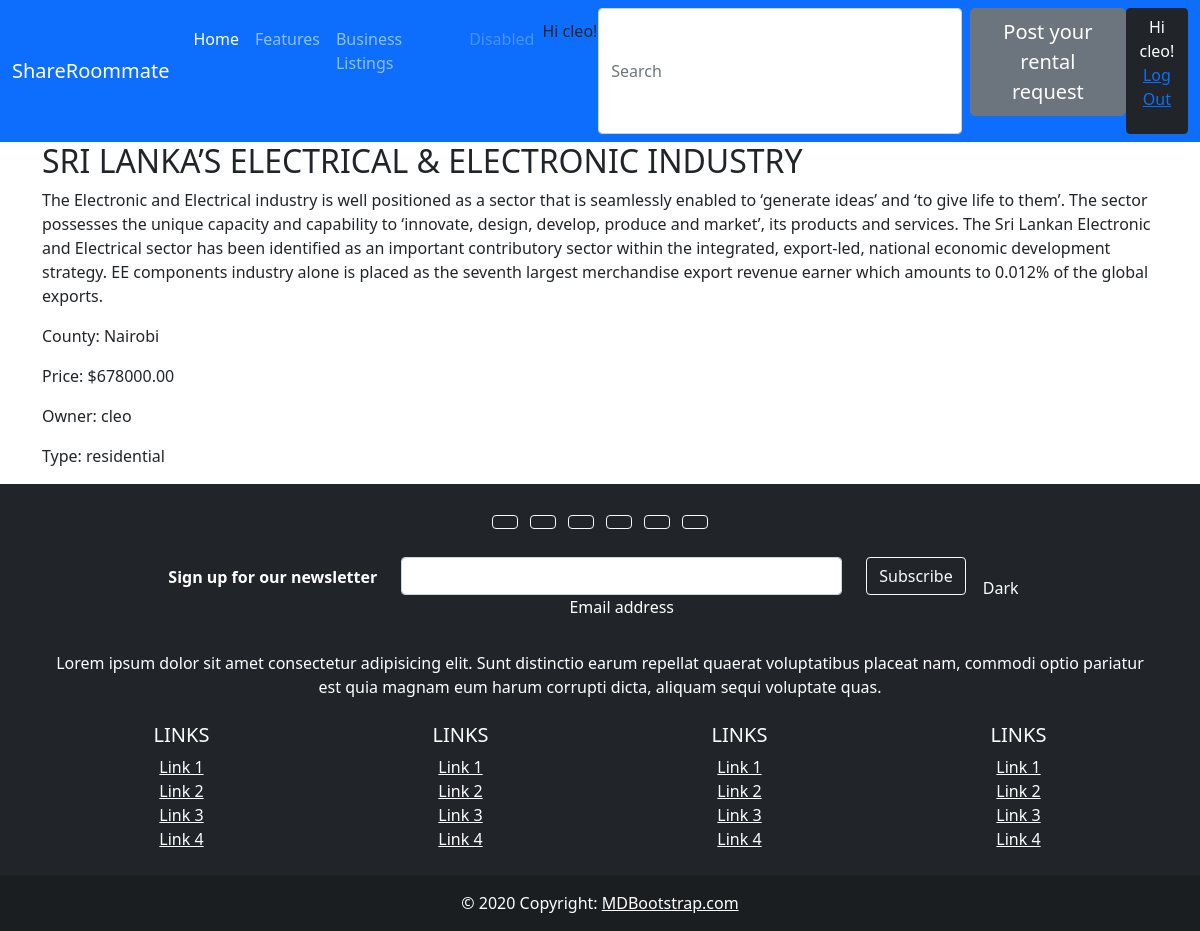
Page /read_more/2/ (signed in) on the committed database.
### listings/models.py (models this page shows, shortened)
class Item(models.Model):
    BUSINESS = 'business'
    RESIDENTIAL = 'residential'
    LISTING_CHOICES = [
        (BUSINESS, 'Business'),
        (RESIDENTIAL, 'Residential'),
    ]
    COUNTY_CHOICES = [
        ('Nairobi', 'Nairobi'),
        ('Mombasa', 'Mombasa'),
    ]
    title = models.CharField(max_length=255)
    county = models.CharField(max_length=50, choices=COUNTY_CHOICES)  # Up
    type = models.CharField(max_length=20, choices=LISTING_CHOICES,default=RESIDENTIAL)
    description = models.TextField()
    price = models.DecimalField(max_digits=10, decimal_places=2)
    created_at = models.DateTimeField(auto_now_add=True)
    updated_at = models.DateTimeField(auto_now=True)
    owner = models.ForeignKey(User, on_delete=models.CASCADE)
    approved = models.BooleanField(default=False)  # New field

### listings/views.py (the view)
# urls.py: path('read_more/<int:pk>/', read_more, name='read_more'),  # New URL pattern
def read_more(request, pk):
    item = get_object_or_404(Item, pk=pk)
    if request.user.is_authenticated:
     return render(request, 'listings/read_more.html', {'item': item})
    else:
        return redirect('login')  # You need to import redirect from django.shortcuts

### listings/templates/listings/read_more.html
{% extends "base.html" %}
{% block content %}
<h2>{{ item.title }}</h2>
<p>{{ item.description }}</p>
<p>County: {{ item.county }}</p>
<p>Price: ${{ item.price }}</p>
<p>Owner: {{ item.owner.username }}</p>
<p>Type: {{ item.type }}</p>
{%endblock%}

### Templates/base.html (shortened to what this page needs)
<!doctype html>
<html lang="en">
<head>
    <link href="https://cdn.jsdelivr.net/npm/bootstrap@5.0.2/dist/css/bootstrap.min.css" rel="stylesheet"
>
</head>
<body>
<nav class="navbar navbar-expand-lg navbar-dark bg-primary">
  <div class="container-fluid">
    <a class="navbar-brand" href="http://127.0.0.1:8000/">ShareRoommate</a>
    <div class="collapse navbar-collapse" id="navbarNav">
      <ul class="navbar-nav">
        <li class="nav-item">
          <a class="nav-link active" aria-current="page" href="#">Home</a>
        </li>
        <li class="nav-item">
          <a class="nav-link" href="#">Features</a>
        </li>
        <li class="nav-item">
          <a class="nav-link" href="{% url 'business_items' %}">Business Listings</a>
        </li>
        <li class="nav-item">
          <a class="nav-link disabled" href="#" tabindex="-1" aria-disabled="true">Disabled</a>
        </li>
        <li>
           <p> {% if user.is_authenticated %}
  Hi {{ user.username }}!
<p><a href="{% url 'logout' %}">Log Out</a></p>
{% else %}
  <p>You are not logged in</p>
  <a href="{% url 'login' %}">Log In</a>
                    <a href="{% url 'register' %}">Register</a>
{% endif %}
                    </p>
        </li>
      </ul>
       <form class="d-flex ms-auto order-5">
          <input class="form-control me-2" type="search" placeholder="Search" aria-label="Search">
         <a href="{% url 'post_item' %}"><button type="button"  class="btn btn-secondary btn-lg" >Post your rental request</button></a>
         <button type="button" class="btn btn-dark">{% if user.is_authenticated %}
  Hi {{ user.username }}!
<p><a href="{% url 'logout' %}">Log Out</a></p>
{% else %}
  <p>You are not logged in</p>
  <a href="{% url 'login' %}">Log In</a>
                    <a href="{% url 'register' %}">Register</a>
{% endif %}</button>
       </form>
    </div>
  </div>
</nav>
<div class="container">
 {% block content %}
{% endblock %}
</div>
<footer class="bg-dark text-center text-white">
  <div class="container p-4">
    <section class="mb-4">
      <a class="btn btn-outline-light btn-floating m-1" href="#!" role="button"
        ></a>
      <a class="btn btn-outline-light btn-floating m-1" href="#!" role="button"
        ></a>
      <a class="btn btn-outline-light btn-floating m-1" href="#!" role="button"
        ></a>
      <a class="btn btn-outline-light btn-floating m-1" href="#!" role="button"
        ></a>
      <a class="btn btn-outline-light btn-floating m-1" href="#!" role="button"
        ></a>
      <a class="btn btn-outline-light btn-floating m-1" href="#!" role="button"
        ></a>
    </section>
    <section class="">
      <form action="">
        <div class="row d-flex justify-content-center">
          <div class="col-auto">
            <p class="pt-2">
              <strong>Sign up for our newsletter</strong>
            </p>
          </div>
          <div class="col-md-5 col-12">
            <div class="form-outline form-white mb-4">
              <input type="email" id="form5Example21" class="form-control" />
              <label class="form-label" for="form5Example21">Email address</label>
            </div>
          </div>
          <div class="col-auto">
            <button type="submit" class="btn btn-outline-light mb-4">
              Subscribe
            </button>
            <button type="button" class="btn btn-dark">Dark</button>
          </div>
        </div>
      </form>
    </section>
    <section class="mb-4">
      <p>
        Lorem ipsum dolor sit amet consectetur adipisicing elit. Sunt distinctio earum
        repellat quaerat voluptatibus placeat nam, commodi optio pariatur est quia magnam
        eum harum corrupti dicta, aliquam sequi voluptate quas.
      </p>
    </section>
    <section class="">
      <div class="row">
        <div class="col-lg-3 col-md-6 mb-4 mb-md-0">
          <h5 class="text-uppercase">Links</h5>
          <ul class="list-unstyled mb-0">
            <li>
              <a href="#!" class="text-white">Link 1</a>
            </li>
            <li>
              <a href="#!" class="text-white">Link 2</a>
            </li>
            <li>
              <a href="#!" class="text-white">Link 3</a>
            </li>
            <li>
              <a href="#!" class="text-white">Link 4</a>
            </li>
          </ul>
        </div>
        <div class="col-lg-3 col-md-6 mb-4 mb-md-0">
          <h5 class="text-uppercase">Links</h5>
          <ul class="list-unstyled mb-0">
            <li>
              <a href="#!" class="text-white">Link 1</a>
            </li>
            <li>
              <a href="#!" class="text-white">Link 2</a>
            </li>
            <li>
              <a href="#!" class="text-white">Link 3</a>
            </li>
            <li>
              <a href="#!" class="text-white">Link 4</a>
            </li>
          </ul>
        </div>
        <div class="col-lg-3 col-md-6 mb-4 mb-md-0">
          <h5 class="text-uppercase">Links</h5>
          <ul class="list-unstyled mb-0">
            <li>
              <a href="#!" class="text-white">Link 1</a>
            </li>
            <li>
              <a href="#!" class="text-white">Link 2</a>
            </li>
            <li>
              <a href="#!" class="text-white">Link 3</a>
            </li>
            <li>
              <a href="#!" class="text-white">Link 4</a>
            </li>
          </ul>
        </div>
        <div class="col-lg-3 col-md-6 mb-4 mb-md-0">
          <h5 class="text-uppercase">Links</h5>
          <ul class="list-unstyled mb-0">
            <li>
              <a href="#!" class="text-white">Link 1</a>
            </li>
            <li>
              <a href="#!" class="text-white">Link 2</a>
            </li>
            <li>
              <a href="#!" class="text-white">Link 3</a>
            </li>
            <li>
              <a href="#!" class="text-white">Link 4</a>
            </li>
          </ul>
        </div>
      </div>
    </section>
  </div>
  <div class="text-center p-3" style="background-color: rgba(0, 0, 0, 0.2);">
    © 2020 Copyright:
    <a class="text-white" href="https://mdbootstrap.com/">MDBootstrap.com</a>
  </div>
</footer>
</body>
</html>

### rows in the picture
Item: title "SRI LANKA’S ELECTRICAL & ELECTRONIC INDUSTRY", description "The Electronic and Electrical industry is well positioned as a sector that is seamlessly enabled to ‘generate ideas’ and ‘to give life to them’. The sector possesses the unique capacity and capability to ‘innovate, design, develop, produce and market’, its products and services. The Sri Lankan Electronic and Electrical sector has been identified as an important contributory sector within the integrated, export-led, national economic development strategy. EE components industry alone is placed as the seventh largest merchandise export revenue earner which amounts to 0.012% of the global exports.", county "Nairobi", price "678000.00", owner.username "cleo", type "residential"

### other values in the picture
{{ user.username }} "cleo"
